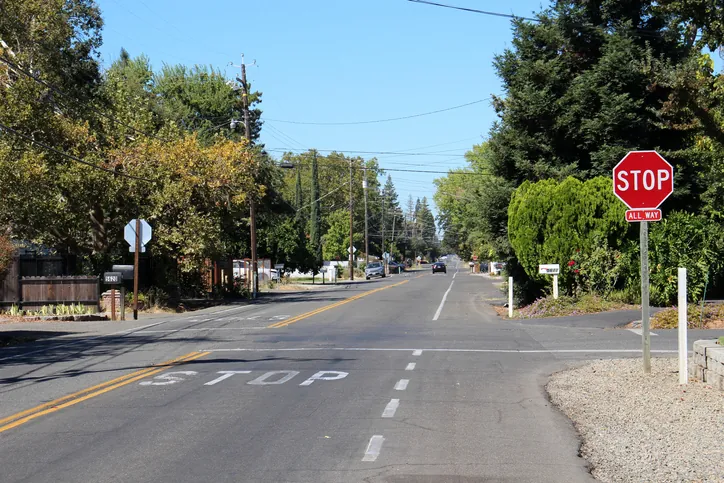
#> input picture stop_sign.png, 724 x 483 px, given in place of input.mp4, which was not available
$ python laneDetectionModule.py
#> lines starting #> are read from the running program, lines starting #| are printed output that depends on the picture; pictures that were not available may be replaced by others from this repository, and a replacement may not be noted
### lane-detection/utils.py
import cv2
import numpy as np

def thresholding(img):
    imgHsv = cv2.cvtColor(img, cv2.COLOR_BGR2HSV)
    lowerWhite = np.array([0, 0, 200])
    upperWhite = np.array([179, 55, 255])
    maskWhite = cv2.inRange(imgHsv, lowerWhite, upperWhite)
    return maskWhite


def warpImg(img, points, w, h, inv = False):
    pts1 = np.float32(points)
    pts2 = np.float32([[0,0],[w,0],[0,h],[w,h]])
    if inv:
        matrix = cv2.getPerspectiveTransform(pts2, pts1)
    else:
        matrix = cv2.getPerspectiveTransform(pts1, pts2)

    imgWarp = cv2.warpPerspective(img, matrix, (w,h))
    return imgWarp

def nothing(x):
    pass


def initializeTrackbars(initialTracebarVals, wT=480, hT=240):
    cv2.namedWindow("Trackbars")
    cv2.resizeWindow("Trackbars",360,240)
    cv2.createTrackbar("Width Top", "Trackbars", initialTracebarVals[0], wT//2, nothing)
    cv2.createTrackbar("Height Top", "Trackbars", initialTracebarVals[1], hT, nothing)
    cv2.createTrackbar("Width Bottom", "Trackbars", initialTracebarVals[2], wT//2, nothing)
    cv2.createTrackbar("Height Bottom", "Trackbars", initialTracebarVals[3], hT, nothing)

def valTrackbars(wT=480, hT=240):
    widthTop = cv2.getTrackbarPos("Width Top", "Trackbars")
    heightTop = cv2.getTrackbarPos("Height Top", "Trackbars")
    widthBottom = cv2.getTrackbarPos("Width Bottom", "Trackbars")
    heightBottom = cv2.getTrackbarPos("Height Bottom", "Trackbars")
    points = np.float32([(widthTop, heightTop), (wT-widthTop, heightTop),
                         (widthBottom, heightBottom), (wT-widthBottom, heightBottom)])
    return points


def drawPoints(img, points):
    for x in range(4):
        cv2.circle(img, (int(points[x][0]), int(points[x][1])), 15, (0, 0, 255), cv2.FILLED)
    return img

def getHistogram(img, minPer=0.1, display=False, region=1):
    if region == 1:
        histValues = np.sum(img, axis=0)
    else:
        histValues = np.sum(img[img.shape[0]//region:,:], axis=0)

    maxValue = np.max(histValues)
    if maxValue == 0:
        return 0, img if display else 0

    minValue = minPer * maxValue

    indexArray = np.where(histValues >= minValue)
    basePoint = int(np.average(indexArray))

    if display:
        imgHist = np.zeros((img.shape[0], img.shape[1], 3), np.uint8)
        for x, intensity in enumerate(histValues):
            cv2.line(imgHist, (x, imgHist.shape[0]), (x, imgHist.shape[0] - int(intensity//255//region)), (255, 0, 255), 1)
            cv2.circle(imgHist, (basePoint, img.shape[0]), 20, (0, 255, 255), cv2.FILLED)
        return basePoint, imgHist

    return basePoint

def stackImages(scale, imgArray):
    rows = len(imgArray)
    cols = len(imgArray[0])
    rowsAvailable = isinstance(imgArray[0], list)
    width = imgArray[0][0].shape[1]
    height = imgArray[0][0].shape[0]

    if rowsAvailable:
        for x in range(0, rows):
            for y in range(0, cols):
                if imgArray[x][y].shape[:2] == imgArray[0][0].shape[:2]:
                    imgArray[x][y] = cv2.resize(imgArray[x][y], (0, 0), None, scale, scale)
                else:
                    imgArray[x][y] = cv2.resize(imgArray[x][y], (imgArray[0][0].shape[1], imgArray[0][0].shape[0]))

        imageBlank = np.zeros((height, width, 3), np.uint8)
        hor = [imageBlank] * rows
        for x in range(0, rows):
            hor[x] = np.hstack(imgArray[x])
        ver = np.vstack(hor)
    else:
        for x in range(0, rows):
            if imgArray[x].shape[:2] == imgArray[x].shape[:2]:
                imgArray[x] = cv2.resize(imgArray[x], (0, 0), None, scale, scale)
            else:
                imgArray[x] = cv2.resize(imgArray[x], (imgArray[0].shape[1], imgArray[0].shape[0]))

            if len(imgArray[x].shape) == 2:
                imgArray[x] = cv2.cvtColor(imgArray[x], cv2.COLOR_GRAY2BGR)

        hor = np.hstack(imgArray)
        ver = hor
    return ver

### lane-detection/laneDetectionModule.py
import cv2
import numpy as np
import utils

curveList = []
avgVal = 10

def getLaneCurve(img, display=2):
    imgCopy = img.copy()
    imgResult = img.copy() # Initialize here to ensure it exists for all paths

    # Step 1: Thresholding
    imgThres = utils.thresholding(img)

    # Step 2: Warp Image
    h, w, c = img.shape
    points = utils.valTrackbars()

    # WARPING LOGIC:
    # 1. Warp the Threshold image for Calculation (Clean black/white data)
    imgWarp = utils.warpImg(imgThres, points, w, h)
    # 2. Warp the Color image for Display (Visual reference)
    imgWarpPoints = utils.drawPoints(imgCopy, points)

    # Step 3: Histogram Calculation
    # Note: using imgWarp (which is now the thresholded version)
    middlePoint, imgHist = utils.getHistogram(imgWarp, display=True, minPer=0.5, region=4)
    curveAveragePoint, imgHist = utils.getHistogram(imgWarp, display=True, minPer=0.9)
    curveRaw = curveAveragePoint - middlePoint

    # Step 4: Averaging
    curveList.append(curveRaw)
    if len(curveList) > avgVal:
        curveList.pop(0)
    curve = int(np.mean(curveList))

    # Step 5: Display
    if display != 0:
        imgInvWarp = utils.warpImg(imgWarp, points, w, h, inv=True)
        imgInvWarp = cv2.cvtColor(imgInvWarp, cv2.COLOR_GRAY2BGR)
        imgInvWarp[0:h // 3, 0:w] = 0, 0, 0

        imgLaneColor = np.zeros_like(img)
        imgLaneColor[:] = 0, 255, 0
        imgLaneColor = cv2.addWeighted(imgResult, 1, imgLaneColor, 1, 0)

        midY = 450
        cv2.putText(imgResult, str(curve), (w // 2 - 80, 85), cv2.FONT_HERSHEY_COMPLEX, 2, (255, 0, 255), 3)

        cv2.line(imgResult, (w // 2, midY), (w // 2 + (curve * 3), midY), (255, 0, 255), 5)
        cv2.line(imgResult, (w // 2 + (curve * 3), midY - 25), (w // 2 + (curve * 3), midY + 25), (0, 255, 0), 5)

        wGap = w // 20
        for x in range(-30, 30):
            cv2.line(imgResult, (wGap * x + int(curve // 50), midY - 10),
                     (wGap * x + int(curve // 50), midY + 10), (0, 0, 255), 2)

    if display == 2:
        imgWarpBGR = cv2.cvtColor(imgWarp, cv2.COLOR_GRAY2BGR)

        imgStacked = utils.stackImages(0.7, ([img, imgWarpPoints, imgWarpBGR],
                                             [imgHist, imgLaneColor, imgResult]))
        cv2.imshow('ImageStack', imgStacked)
    elif display == 1:
        cv2.imshow('Result', imgResult)

    return curve

if __name__ == '__main__':
    cap = cv2.VideoCapture('input.mp4')
    initialTracebarVals = [102, 80, 20, 214]
    utils.initializeTrackbars(initialTracebarVals)

    frameCounter = 0
    while True:
        frameCounter += 1
        if cap.get(cv2.CAP_PROP_FRAME_COUNT) == frameCounter:
            cap.set(cv2.CAP_PROP_POS_FRAMES, 0)
            frameCounter = 0

        success, img = cap.read()
#> img is the input picture: shape (483, 724, 3); mean B, G, R 116.1, 122, 114.4
        if not success: break

        img = cv2.resize(img, (480, 240))
#> img: shape (240, 480, 3)
        curve = getLaneCurve(img)
#> in thresholding, `imgHsv = cv2.cvtColor(img, cv2.COLOR_BGR2HSV)`: imgHsv: shape (240, 480, 3); mean H, S, V 63, 70.7, 132.4
#> in thresholding, `maskWhite = cv2.inRange(imgHsv, lowerWhite, upperWhite)`:
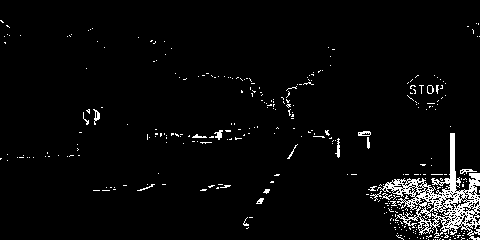
#> maskWhite: shape (240, 480); 3.8% white in thin lines or dots
#> after the loop in drawPoints, `for x in range(4):`:
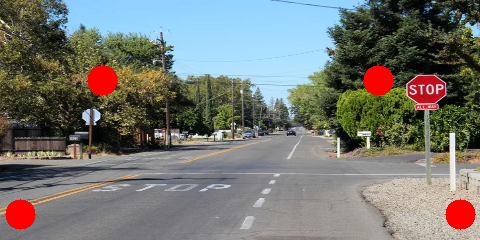
#> img: shape (240, 480, 3); mean B, G, R 113.6, 118.9, 117.4
#> in getHistogram, `histValues = np.sum(img[img.shape[0]//region:,:], axis=0)`: histValues = 480 values, max 8803 at index 414, min 0 at index 33, mean 1931.9
#> in getHistogram, `maxValue = np.max(histValues)`: maxValue = 8803
#> in getHistogram, `minValue = minPer * maxValue`: minValue = 4401.5
#> in getHistogram, `basePoint = int(np.average(indexArray))`: basePoint = 411
#> the loop in getHistogram, `for x, intensity in enumerate(histValues):` made 480 passes
#> intensity on passes 1 to 3: 268, 753, 1191
#> after the loop in getHistogram, `for x, intensity in enumerate(histValues):`:
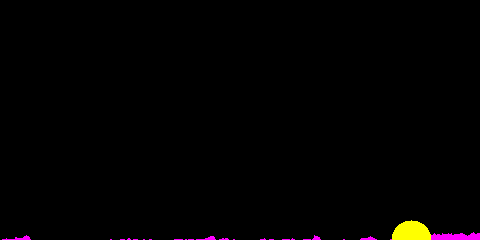
#> imgHist: shape (240, 480, 3); mean of channels 0, 1, 2 1.2, 1.3, 2.6; drawn as B, G, R
#> call 2 of getHistogram, with minPer = 0.9, display = True, region = 1
#> in getHistogram (call 2), `histValues = np.sum(img, axis=0)`: histValues = 480 values, max 8803 at index 414, min 0 at index 33, mean 2149.3
#> in getHistogram (call 2), `minValue = minPer * maxValue`: minValue = 7922.7
#> in getHistogram (call 2), `indexArray = np.where(histValues >= minValue)`: indexArray = ([414, 415, 473, 477],)
#> in getHistogram (call 2), `basePoint = int(np.average(indexArray))`: basePoint = 444
#> the loop in getHistogram (call 2), `for x, intensity in enumerate(histValues):` made 480 passes
#> after the loop in getHistogram (call 2), `for x, intensity in enumerate(histValues):`:
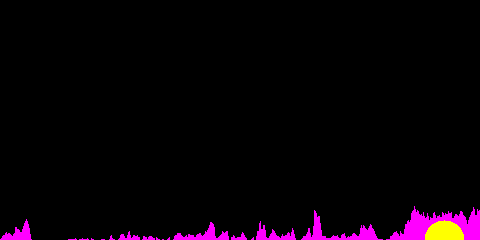
#> imgHist: shape (240, 480, 3); mean of channels 0, 1, 2 7.2, 1.3, 8.5; drawn as B, G, R
#> in getLaneCurve, `curveRaw = curveAveragePoint - middlePoint`: curveRaw = 33
#> in getLaneCurve, `imgLaneColor = cv2.addWeighted(imgResult, 1, imgLaneColor, 1, 0)`:
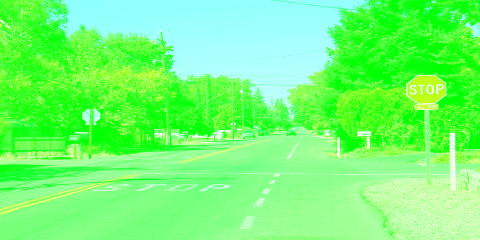
#> imgLaneColor: shape (240, 480, 3); mean B, G, R 116, 255, 114.2
#> in getLaneCurve, `cv2.putText(imgResult, str(curve), (w // 2 - 80, 85), cv2.FONT_HERSHEY..`:
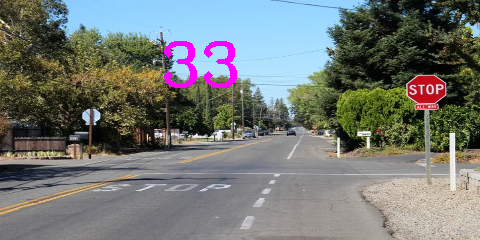
#> imgResult: shape (240, 480, 3); mean B, G, R 116.7, 119.8, 115.5
#> after the loop in stackImages, `for x in range(0, rows):`: hor = 2 items
#> in stackImages, `ver = np.vstack(hor)`:
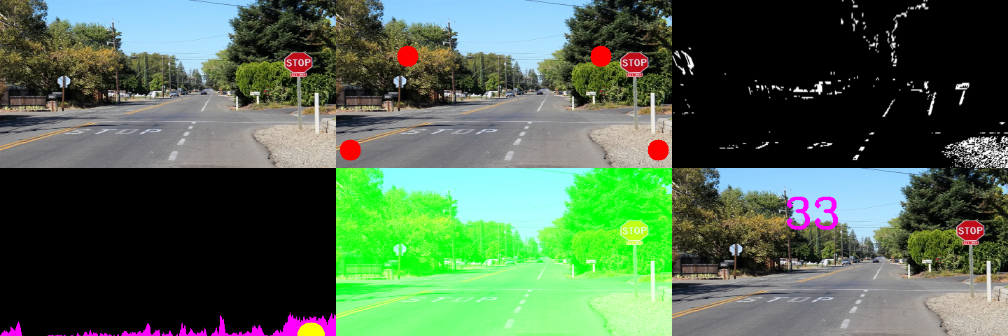
#> ver: shape (336, 1008, 3); mean of channels 0, 1, 2 79.7, 104.3, 79.7; drawn as B, G, R
#> curve = 33

        cv2.waitKey(1)
